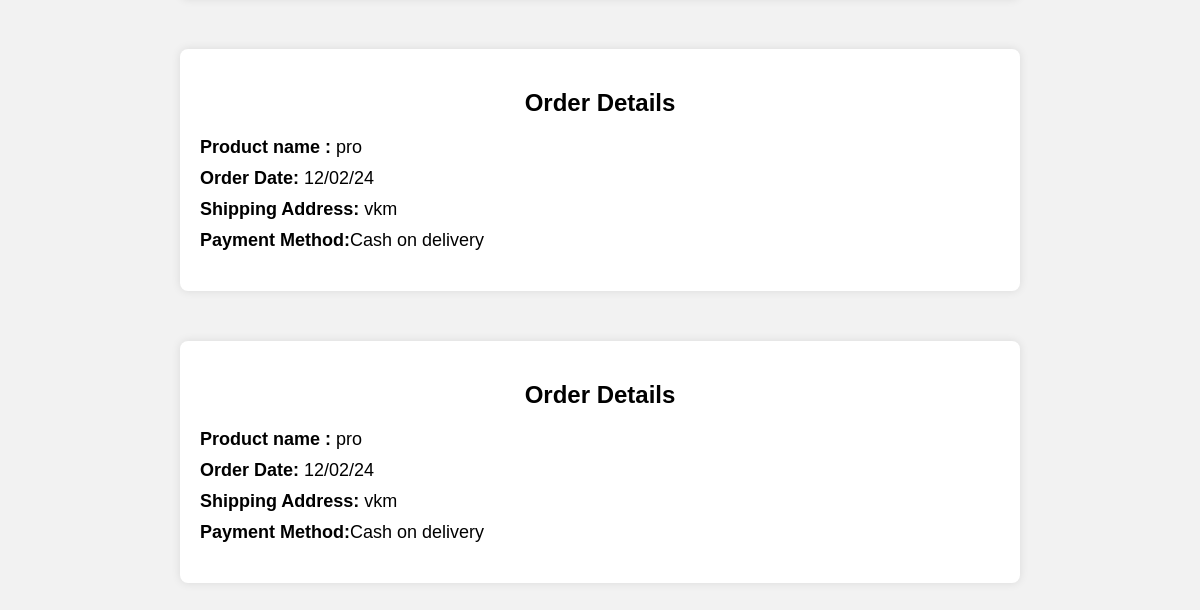
Page /orderdetails (signed in, lower part) on the earlier database version.
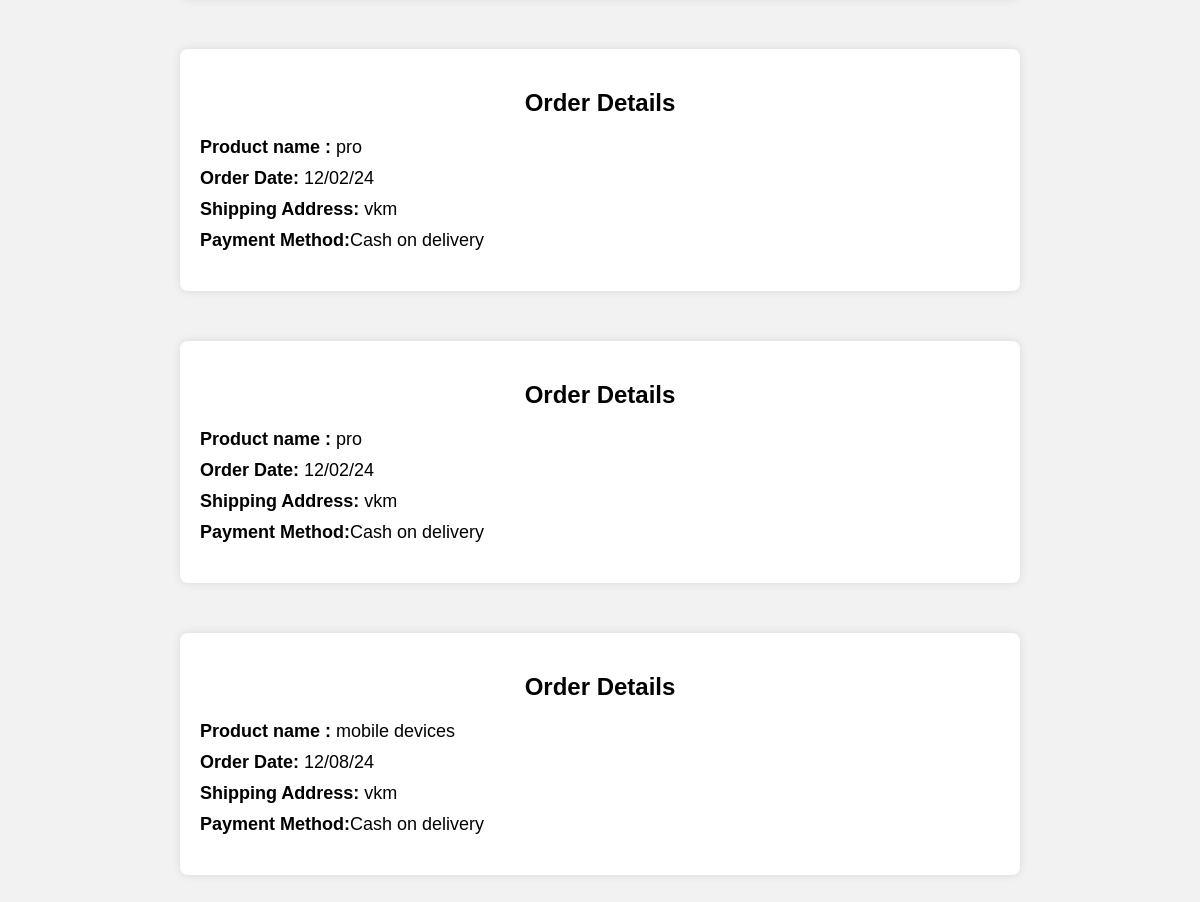
Same page on the later database version.
### app/models.py (models this page shows, shortened)
class buy(models.Model):
    product = models.ForeignKey(Product,on_delete=models.CASCADE)
    user = models.ForeignKey(Register,on_delete=models.CASCADE)
    date_of_buying = models.TextField()
    payment_status = models.BooleanField(default=False)
    quantity = models.IntegerField()
    price = models.IntegerField()
    del_boy=models.BooleanField(default=False)

class Product(models.Model):
    name = models.TextField()
    discription = models.TextField()
    price = models.IntegerField()
    category = models.TextField()
    quantity = models.IntegerField()
    offerprice = models.IntegerField()
    image = models.FileField()

class Register(models.Model):
    Email = models.EmailField(unique=True)
    name = models.TextField()
    phonenumber = models.IntegerField()
    password = models.IntegerField()
    location= models.TextField()

### app/views.py (the view)
# urls.py: path('orderdetails',views.order_details),
def order_details(req):
    data=buy.objects.filter(user=get_usr(req))
    return render(req,'orderdetails.html',{'data':data})

### app/views.py (called while the page is built)
def get_usr(req):
    data=Register.objects.get(Email=req.session['user'])
    return data

### template/orderdetails.html (shortened to what this page needs)
<!DOCTYPE html>
<html lang="en">
<head>
</head>
<body>
    {% for i in data %}
    <div class="order-container">
        <h2>Order Details</h2>
        <div class="order-details">
            <p><strong>Product name :</strong> {{i.product.name}}</p>
            <p><strong>Order Date:</strong> {{i.date_of_buying}}</p>
            <p><strong>Shipping Address:</strong> {{i.user.location}}</p>
            <p><strong>Payment Method:</strong>Cash on delivery</p>
        </div>
    </div>
    {% endfor %}
</body>
</html>

Differences in the rows shown:
added buy: product.name "mobile devices", date_of_buying "12/08/24", user.location "vkm"
